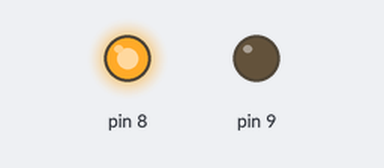
The sketch below on a simulated Arduino Uno, built with avr-gcc and run on an emulated ATmega328P. On the bench: output pins drawn as LEDs (lit = HIGH).

Above: at 1.0 s.
At 5.0 s:
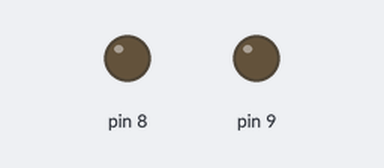
Timing chart, 0 to 10.4 s (numbered marks = the images above):
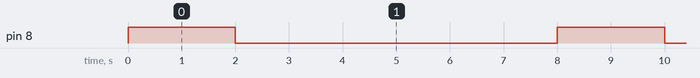

Measured:
- by itself, pin 8: alternates HIGH for 2.0 s and LOW for 6.0 s

The sketch:

Pump.ino
```cpp
void setup() {
  // put your setup code here, to run once:
pinMode(8,OUTPUT);
pinMode(9,OUTPUT);
Serial.begin(9600);
}

void loop() {
  // put your main code here, to run repeatedly:
 digitalWrite(8, HIGH);
 digitalWrite(9, LOW);
 delay(2000);
 digitalWrite(8, LOW);
 digitalWrite(9, LOW);
 delay(6000);
}
```
